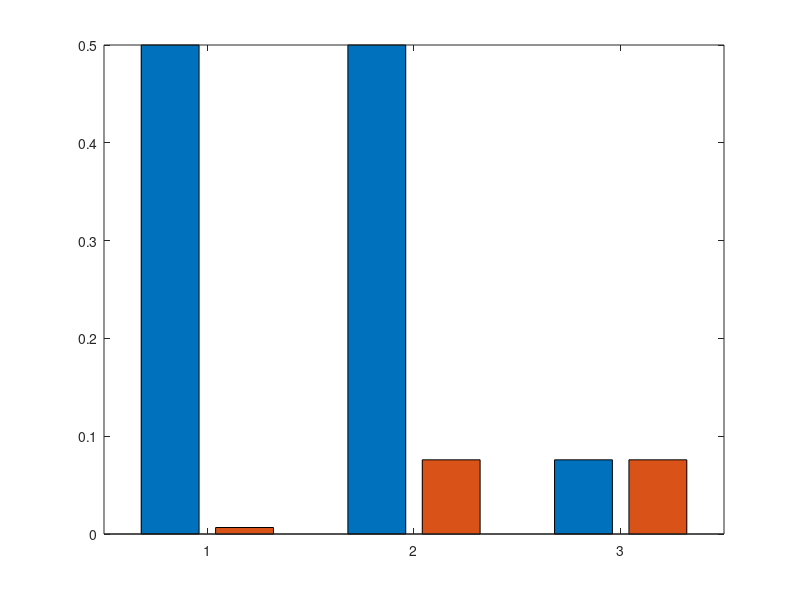

Source code (MATLAB): (Note: this script raises an error after producing the figure.)
clear; close all

%% Cell 2020 licking task

incsxy = linspace(-1,1,3);
B = [0 1 -1; -3 -1 1]';
x_axis = [1 0];
y_axis = [0 1];
% learned, not learned, very not learned
spaces = {{[0 0], [0 1]}, {[0 0], [0 .5]}, {[0 .5], [0 .5]}};

for i=1:length(spaces) % group
    for j=1:2 % reward vs cost task
        space = spaces{i}{j};
        logoddsSV = B(1,:) + space*B(2:3,:);
        SV_diffs(i,j) = 1./(1+exp(-5*logoddsSV(1))) - 1./(1+exp(-5*logoddsSV(2)));
    end
end

figure
bar(SV_diffs)
xticklabels(["learned","reward task learned","not learned"])
ylabel("SV lick - SV no lick")
legend("reward trial","cost trial")
